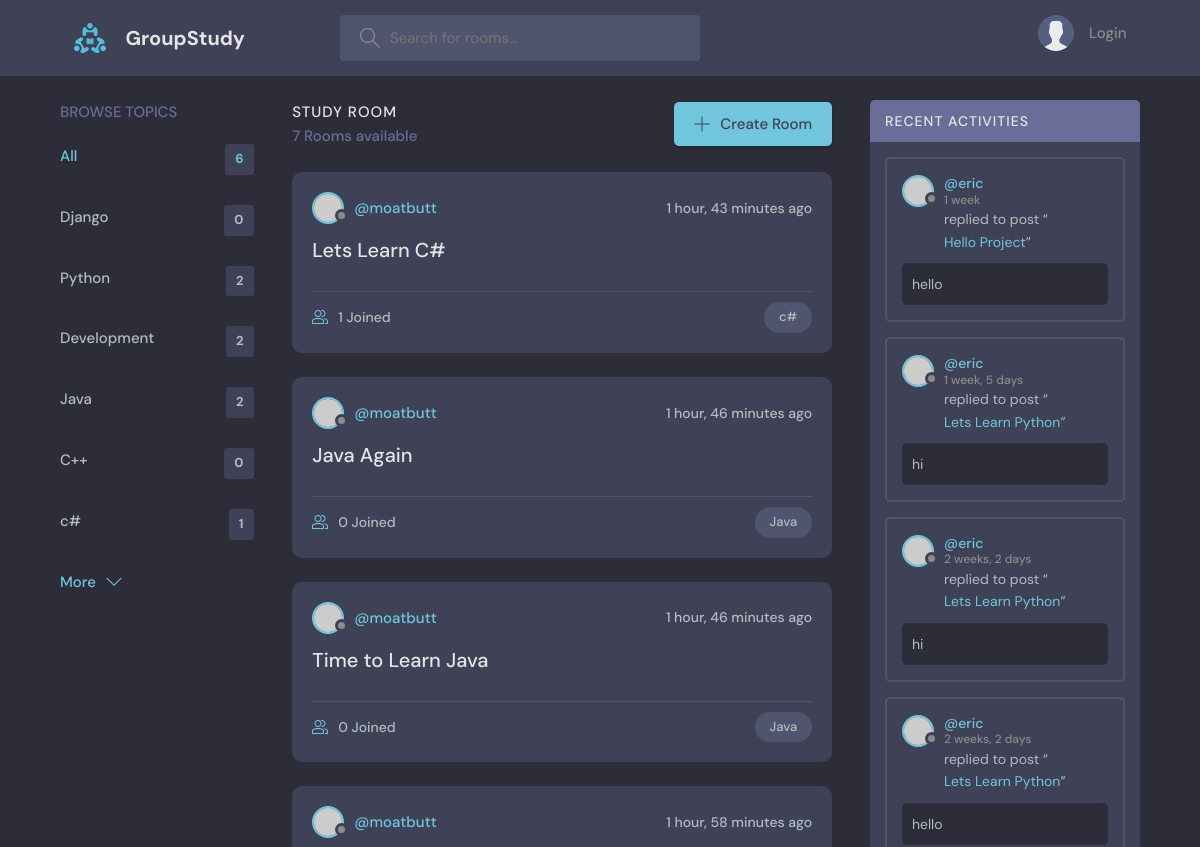
Before: / (upper part) with the older database file.
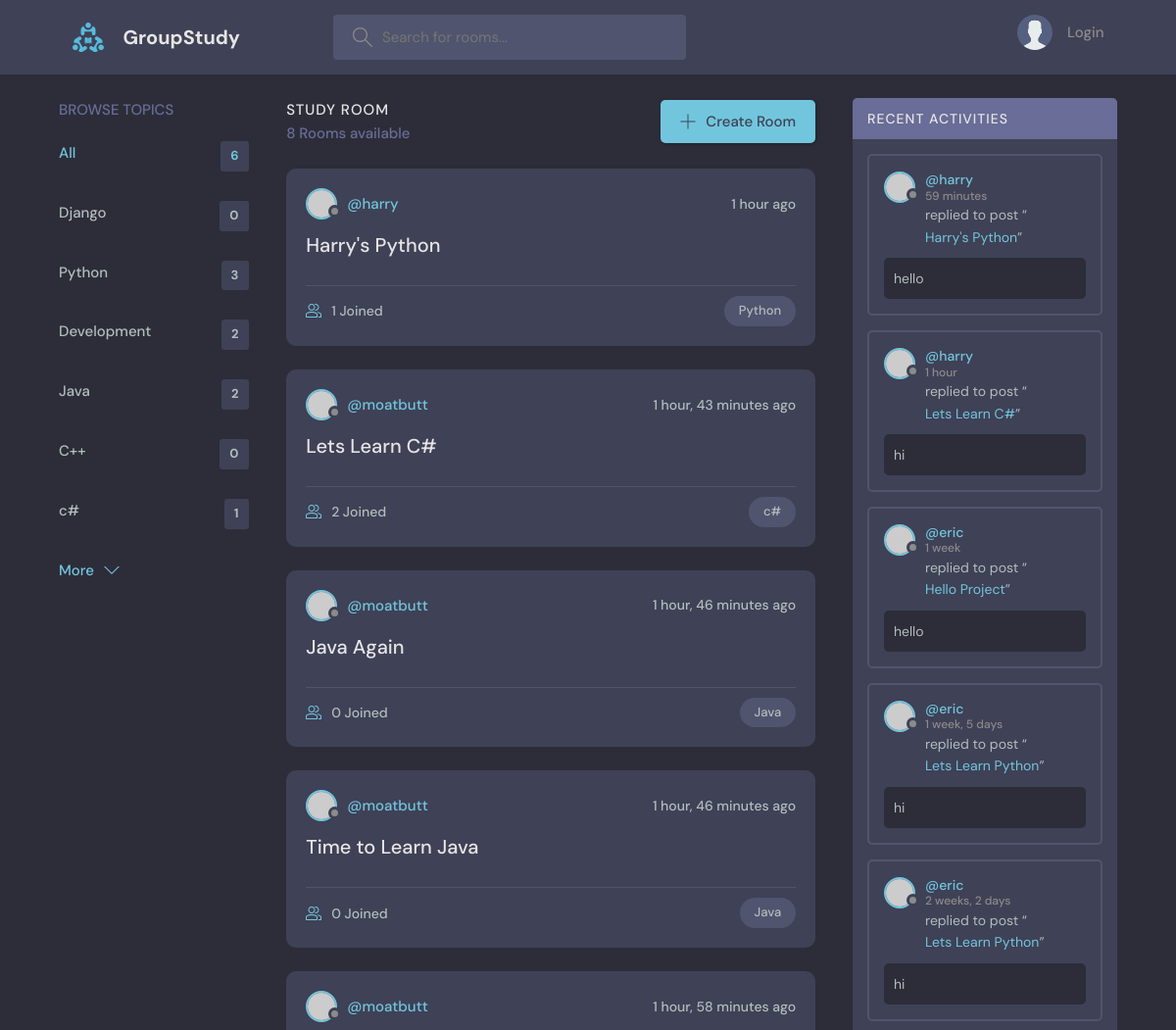
After: the same page with the newer database file.
### base/models.py (models this page shows, shortened)
class Topic(models.Model):
    name = models.CharField(max_length=200)

class Room(models.Model):
    host = models.ForeignKey(User, on_delete=models.SET_NULL, null=True)
    topic = models.ForeignKey(Topic, on_delete=models.SET_NULL, null=True)
    name = models.CharField(max_length= 200)
    description = models.TextField(null=True, blank=True)
    participants = models.ManyToManyField(User, related_name='participants', blank=True)
    updated = models.DateTimeField(auto_now=True)
    created = models.DateTimeField(auto_now_add=True)
    class Meta:
        ordering = ['-updated', '-created']
    def __str__(self):
        return self.name

class Message(models.Model):
    user = models.ForeignKey(User, on_delete=models.CASCADE)
    room = models.ForeignKey(Room, on_delete=models.CASCADE)
    body = models.TextField()
    updated = models.DateTimeField(auto_now=True)
    created = models.DateTimeField(auto_now_add=True)
    class Meta:
        ordering = ['-updated', '-created']

### base/views.py (the view)
# urls.py: 2. Add a URL to urlpatterns:  path('', views.home, name='home')
def home(request):
    q = request.GET.get('q') if request.GET.get('q') != None else ''
    rooms = Room.objects.filter(
        Q(topic__name__icontains=q) |
        Q(name__icontains=q) |
        Q(description__icontains=q)
        )
    topics = Topic.objects.all()
    room_count = rooms.count()
    room_messages = Message.objects.filter(Q(room__topic__name__icontains=q))
    context = {"rooms": rooms, 'topics': topics, 'room_count': room_count,
            'room_messages':room_messages}
    return render(request, "base/home.html", context)

### base/templates/base/home.html (shortened to what this page needs)
{% extends 'main.html' %}
{% block content %}
    <main class="layout layout--3">
      <div class="container">
        {% include 'base/topic_comp.html' %}
        <div class="roomList">
          <div class="roomList__header">
            <div>
              <h2>Study Room</h2>
              <p>{{room_count}} Rooms available</p>
            </div>
            <a class="btn btn--main" href="{% url 'create-room' %}">
              <svg version="1.1" xmlns="http://www.w3.org/2000/svg" width="32" height="32" viewBox="0 0 32 32">
                <title>add</title>
                <path
                  d="M16.943 0.943h-1.885v14.115h-14.115v1.885h14.115v14.115h1.885v-14.115h14.115v-1.885h-14.115v-14.115z"
                ></path>
              </svg>
              Create Room
            </a>
          </div>
        {% include 'base/feed_comp.html' %}
        </div>
        {% include 'base/activity_comp.html' %}
      </div>
    </main>
  {% endblock %}

### base/templates/base/topic_comp.html
<div class="topics">
    <div class="topics__header">
      <h2>Browse Topics</h2>
    </div>
    <ul class="topics__list">
      <li>
        <a href="{% url 'home' %}" class="active">All <span>{{topics.count}}</span></a>
      </li>
      {% for topic in topics %}
      <li>
        <a href="{%url 'home'%}?q={{topic.name}}">{{topic.name}} <span>{{topic.room_set.all.count}}</span></a>
      </li>
      {%endfor%}
    </ul>
    <a class="btn btn--link" href="topics.html">
      More
      <svg version="1.1" xmlns="http://www.w3.org/2000/svg" width="32" height="32" viewBox="0 0 32 32">
        <title>chevron-down</title>
        <path d="M16 21l-13-13h-3l16 16 16-16h-3l-13 13z"></path>
      </svg>
    </a>
  </div>

### base/templates/base/feed_comp.html (shortened to what this page needs)
{% for room in rooms %}
<div class="roomListRoom">
    <div class="roomListRoom__header">
      <a href="{% url 'user-profile' room.host.id %}" class="roomListRoom__author">
        <div class="avatar avatar--small">
          <img src="https://randomuser.me/api/portraits/women/11.jpg" />
        </div>
        <span>@{{room.host.username}}</span>
      </a>
      <div class="roomListRoom__actions">
        <span>{{room.created|timesince}} ago</span>
      </div>
    </div>
    <div class="roomListRoom__content">
      <a href="{% url 'room' room.id %}">{{room.name}}</a>
    </div>
    <div class="roomListRoom__meta">
      <a href="{% url 'room' room.id %}" class="roomListRoom__joined">
        {{room.participants.all.count}} Joined
      </a>
      <p class="roomListRoom__topic">{{room.topic.name}}</p>
    </div>
  </div>
  {% endfor %}

### base/templates/base/activity_comp.html (shortened to what this page needs)
<div class="activities">
    <div class="activities__header">
      <h2>Recent Activities</h2>
    </div>
    {% for message in room_messages%}
    <div class="activities__box">
      <div class="activities__boxHeader roomListRoom__header">
        <a href="{% url 'user-profile' message.user.id %}" class="roomListRoom__author">
          <div class="avatar avatar--small">
            <img src="https://randomuser.me/api/portraits/women/11.jpg" />
          </div>
          <p>
            @{{message.user}}
            <span>{{message.created|timesince}}</span>
          </p>
        </a>
      </div>
      <div class="activities__boxContent">
        <p>replied to post “<a href="{% url 'room' message.room.id %}">{{message.room}}</a>”</p>
        <div class="activities__boxRoomContent">
            {{message.body}}
        </div>
      </div>
    </div>
    {%endfor%}
  </div>

Changed rows visible on the page:
no longer on this page (row unchanged): Message: user "eric", created "2 weeks, 2 days", room "Lets Learn Python", body "hello"
computed for Topic "Python": room_set.all.count "2" → "3"
added Room: host.username "harry", created "1 hour", name "Harry's Python", participants.all.count "1", topic.name "Python"
computed for Room "Lets Learn C#": participants.all.count "1" → "2"
added Message: user "harry", created "59 minutes", room "Harry's Python", body "hello"
added Message: user "harry", created "1 hour", room "Lets Learn C#", body "hi"
Other visible differences:
{{ room_count }}: "7" → "8"
